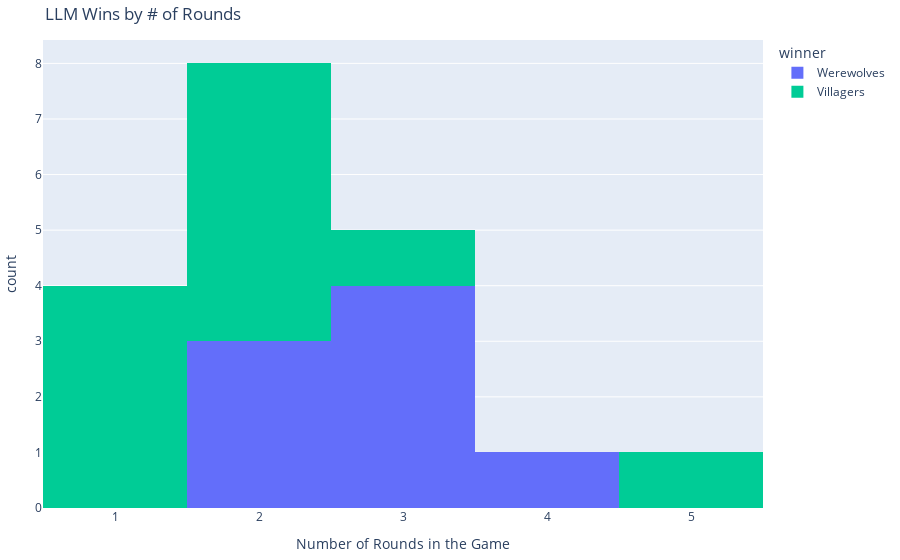

The notebook cell this image was saved under:
### Code cell
#| label: fig-llm-winrounds
#| fig-cap: The LLM wins, by how many rounds that partiticular game had.

fig = px.histogram(llm_rounds_df.groupby("game_id")[["round", "winner"]].last(), x="round", color="winner")
fig.update_layout(title="LLM Wins by # of Rounds", xaxis_title="Number of Rounds in the Game", height=300)
fig.show()

### Figure 1 — Plotly figure (JSON) as saved in the notebook; plotly's stock layout.template omitted (floating-point values rounded to 4 significant figures)
{"data": [{"alignmentgroup": "True", "bingroup": "x", "hovertemplate": "winner=Werewolves<br>round=%{x}<br>count=%{y}<extra></extra>", "legendgroup": "Werewolves", "marker": {"color": "#636EFA", "pattern": {"shape": ""}}, "name": "Werewolves", "offsetgroup": "Werewolves", "orientation": "v", "showlegend": true, "type": "histogram", "x": [4, 2, 3, 2, 3, 3, 3, 2], "xaxis": "x", "yaxis": "y"}, {"alignmentgroup": "True", "bingroup": "x", "hovertemplate": "winner=Villagers<br>round=%{x}<br>count=%{y}<extra></extra>", "legendgroup": "Villagers", "marker": {"color": "#00CC96", "pattern": {"shape": ""}}, "name": "Villagers", "offsetgroup": "Villagers", "orientation": "v", "showlegend": true, "type": "histogram", "x": [1, 2, 2, 3, 5, 2, 1, 2, 1, 1, 2], "xaxis": "x", "yaxis": "y"}], "layout": {"autosize": true, "barmode": "relative", "legend": {"title": {"text": "winner"}, "tracegroupgap": 0}, "title": {"text": "LLM Wins by # of Rounds"}, "xaxis": {"anchor": "y", "autorange": true, "domain": [0, 1], "range": [0.5, 5.5], "title": {"text": "Number of Rounds in the Game"}, "type": "linear"}, "yaxis": {"anchor": "x", "autorange": true, "domain": [0, 1], "range": [0, 8.421], "title": {"text": "count"}}}}
